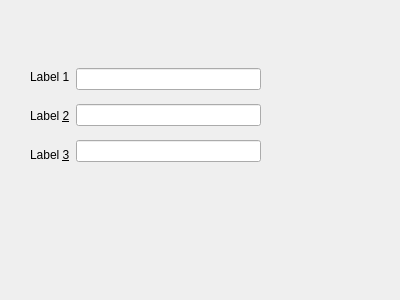
<?xml version="1.0" encoding="UTF-8"?>
<ui version="4.0">
 <class>Form</class>
 <widget class="QWidget" name="Form">
  <property name="geometry">
   <rect>
    <x>0</x>
    <y>0</y>
    <width>400</width>
    <height>300</height>
   </rect>
  </property>
  <property name="windowTitle">
   <string>Form</string>
  </property>
  <widget class="QWidget" name="">
   <property name="geometry">
    <rect>
     <x>30</x>
     <y>60</y>
     <width>231</width>
     <height>111</height>
    </rect>
   </property>
   <layout class="QHBoxLayout" name="horizontalLayout">
    <item>
     <layout class="QVBoxLayout" name="verticalLayout">
      <item>
       <widget class="QLabel" name="label">
        <property name="text">
         <string>Label 1</string>
        </property>
        <property name="buddy">
         <cstring>lineEdit</cstring>
        </property>
       </widget>
      </item>
      <item>
       <widget class="QLabel" name="label_2">
        <property name="text">
         <string>Label &amp;2</string>
        </property>
        <property name="buddy">
         <cstring>lineEdit_3</cstring>
        </property>
       </widget>
      </item>
      <item>
       <widget class="QLabel" name="label_3">
        <property name="text">
         <string>Label &amp;3</string>
        </property>
        <property name="buddy">
         <cstring>lineEdit_2</cstring>
        </property>
       </widget>
      </item>
     </layout>
    </item>
    <item>
     <layout class="QVBoxLayout" name="verticalLayout_2">
      <item>
       <widget class="QLineEdit" name="lineEdit"/>
      </item>
      <item>
       <widget class="QLineEdit" name="lineEdit_3"/>
      </item>
      <item>
       <widget class="QLineEdit" name="lineEdit_2"/>
      </item>
     </layout>
    </item>
   </layout>
  </widget>
 </widget>
 <resources/>
 <connections/>
</ui>
